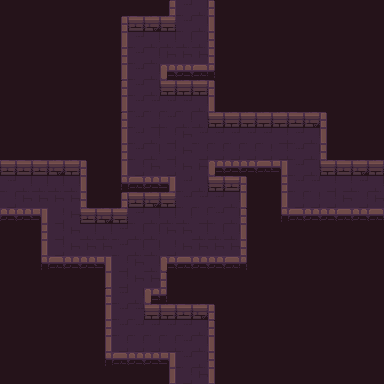

The image is a tile-based game level rendered from a .tmx file. Its description and source (layers, tilesets, objects; grid data summarised) follow:
An orthogonal 24x24 tile map with 16x16 px tiles, 5 tile layers (background, road, wall, item, ...), 1 hidden layer not drawn, 3 tilesets.

<map version="1.2" tiledversion="1.3.4" orientation="orthogonal" renderorder="right-down" compressionlevel="0" width="24" height="24" tilewidth="16" tileheight="16" infinite="0" nextlayerid="8" nextobjectid="1">
 <tileset firstgid="1" name="Dungeon_Tileset" tilewidth="16" tileheight="16" tilecount="100" columns="10">
  <image source="Dungeon_Tileset.png" width="160" height="160" />
 </tileset>
 <tileset firstgid="101" name="flag" tilewidth="16" tileheight="16" tilecount="4" columns="4">
  <image source="flag.png" width="64" height="16" />
  <tile id="0">
   <animation>
    <frame tileid="3" duration="200" />
    <frame tileid="2" duration="200" />
    <frame tileid="1" duration="200" />
    <frame tileid="0" duration="200" />
   </animation>
  </tile>
 </tileset>
 <tileset firstgid="105" name="torch" tilewidth="16" tileheight="16" tilecount="4" columns="4">
  <image source="torch.png" width="64" height="16" />
  <tile id="0">
   <animation>
    <frame tileid="3" duration="200" />
    <frame tileid="2" duration="200" />
    <frame tileid="1" duration="200" />
    <frame tileid="0" duration="200" />
   </animation>
  </tile>
 </tileset>
 <layer id="1" name="background" width="24" height="24">
  <data>[576 cells, 576 non-empty, 1 distinct tile ids]</data>
 </layer>
 <layer id="5" name="road" width="24" height="24">
  <data>[576 cells, 146 non-empty, 1 distinct tile ids]</data>
 </layer>
 <layer id="3" name="wall" width="24" height="24">
  <data>[576 cells, 120 non-empty, 20 distinct tile ids]</data>
 </layer>
 <layer id="4" name="item" width="24" height="24">
  <data>[576 cells, 0 non-empty, 0 distinct tile ids]</data>
 </layer>
 <layer id="7" name="pickarea" width="24" height="24">
  <data>[576 cells, 146 non-empty, 4 distinct tile ids]</data>
 </layer>
 <layer id="6" name="smog" width="24" height="24" visible="0" locked="1">
  <data>[576 cells, 576 non-empty, 1 distinct tile ids]</data>
 </layer>
</map>
